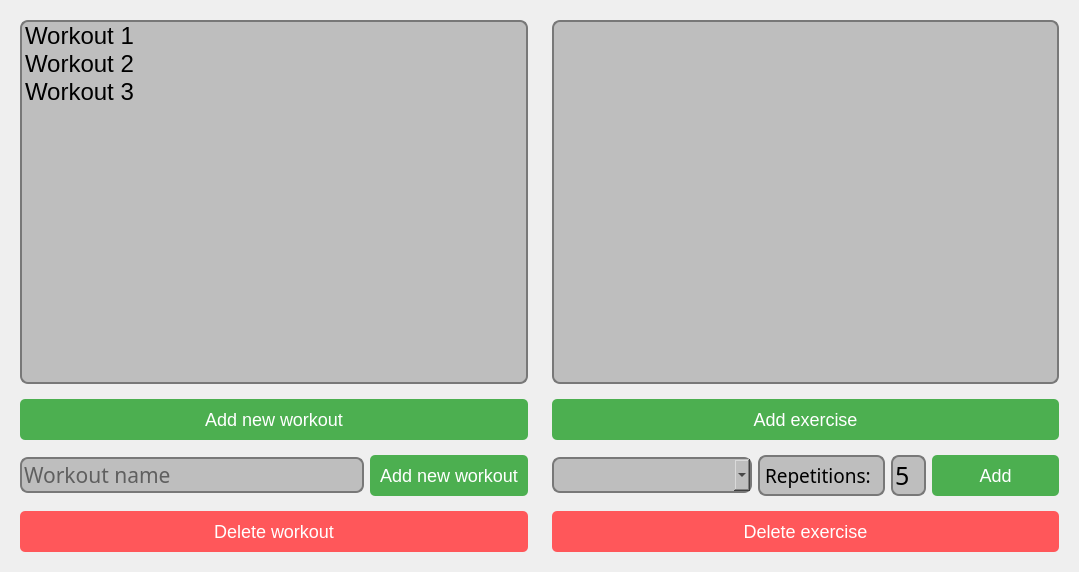
<?xml version="1.0" encoding="UTF-8"?>
<ui version="4.0">
 <class>Form</class>
 <widget class="QWidget" name="Form">
  <property name="geometry">
   <rect>
    <x>0</x>
    <y>0</y>
    <width>1079</width>
    <height>572</height>
   </rect>
  </property>
  <property name="windowTitle">
   <string>Form</string>
  </property>
  <layout class="QHBoxLayout" name="horizontalLayout">
   <item>
    <widget class="QWidget" name="widget_left" native="true">
     <layout class="QVBoxLayout" name="verticalLayout_3">
      <item>
       <widget class="QListWidget" name="list_workouts">
        <property name="font">
         <font>
          <pointsize>18</pointsize>
         </font>
        </property>
        <property name="styleSheet">
         <string notr="true">background-color: rgb(190, 190, 190);
border: 2px solid rgb(120, 120, 120);
border-radius: 8px;
 </string>
        </property>
        <item>
         <property name="text">
          <string>Workout 1</string>
         </property>
        </item>
        <item>
         <property name="text">
          <string>Workout 2</string>
         </property>
        </item>
        <item>
         <property name="text">
          <string>Workout 3</string>
         </property>
        </item>
       </widget>
      </item>
      <item>
       <widget class="QWidget" name="new_workout_widget_2" native="true">
        <property name="minimumSize">
         <size>
          <width>0</width>
          <height>50</height>
         </size>
        </property>
        <layout class="QHBoxLayout" name="horizontalLayout_6">
         <property name="leftMargin">
          <number>0</number>
         </property>
         <property name="rightMargin">
          <number>0</number>
         </property>
         <property name="bottomMargin">
          <number>0</number>
         </property>
         <item>
          <widget class="QPushButton" name="add_workout_button_2">
           <property name="font">
            <font>
             <pointsize>-1</pointsize>
            </font>
           </property>
           <property name="styleSheet">
            <string notr="true">QPushButton {
                padding: 10px;
                font-size: 18px;
                color: #ffffff;
                background-color: #4CAF50;
                border: none;
                border-radius: 5px;
            }
            QPushButton:hover {
                background-color: #45a049;
            }
            QPushButton:pressed {
                background-color: #388e3c;
            }</string>
           </property>
           <property name="text">
            <string>Add new workout</string>
           </property>
          </widget>
         </item>
        </layout>
       </widget>
      </item>
      <item>
       <widget class="QWidget" name="new_workout_widget" native="true">
        <property name="minimumSize">
         <size>
          <width>0</width>
          <height>50</height>
         </size>
        </property>
        <layout class="QHBoxLayout" name="horizontalLayout_4">
         <property name="leftMargin">
          <number>0</number>
         </property>
         <property name="rightMargin">
          <number>0</number>
         </property>
         <item>
          <widget class="QLineEdit" name="workout_name_line">
           <property name="font">
            <font>
             <family>Segoe UI Light</family>
             <pointsize>16</pointsize>
            </font>
           </property>
           <property name="styleSheet">
            <string notr="true">background-color: rgb(190, 190, 190);
border: 2px solid rgb(120, 120, 120);
border-radius: 8px;
 </string>
           </property>
           <property name="placeholderText">
            <string>Workout name</string>
           </property>
          </widget>
         </item>
         <item>
          <widget class="QPushButton" name="add_workout_button">
           <property name="font">
            <font>
             <pointsize>-1</pointsize>
            </font>
           </property>
           <property name="styleSheet">
            <string notr="true">QPushButton {
                padding: 10px;
                font-size: 18px;
                color: #ffffff;
                background-color: #4CAF50;
                border: none;
                border-radius: 5px;
            }
            QPushButton:hover {
                background-color: #45a049;
            }
            QPushButton:pressed {
                background-color: #388e3c;
            }</string>
           </property>
           <property name="text">
            <string>Add new workout</string>
           </property>
          </widget>
         </item>
        </layout>
       </widget>
      </item>
      <item>
       <widget class="QPushButton" name="delete_workout_button">
        <property name="font">
         <font>
          <pointsize>-1</pointsize>
         </font>
        </property>
        <property name="styleSheet">
         <string notr="true">QPushButton {
    padding: 10px;
    font-size: 18px;
    color: #ffffff;
    background-color: rgb(255, 87, 90);
    border: none;
    border-radius: 5px;
}
QPushButton:hover {
    background-color: #e53935; 
}
QPushButton:pressed {
    background-color: #d32f2f; 
}
</string>
        </property>
        <property name="text">
         <string>Delete workout</string>
        </property>
       </widget>
      </item>
     </layout>
    </widget>
   </item>
   <item>
    <widget class="QWidget" name="widget_right" native="true">
     <layout class="QVBoxLayout" name="verticalLayout_4">
      <item>
       <widget class="QListWidget" name="list_workout_exercises">
        <property name="font">
         <font>
          <family>Segoe UI Light</family>
          <pointsize>18</pointsize>
         </font>
        </property>
        <property name="styleSheet">
         <string notr="true">background-color: rgb(190, 190, 190);
border: 2px solid rgb(120, 120, 120);
border-radius: 8px;
 </string>
        </property>
       </widget>
      </item>
      <item>
       <widget class="QWidget" name="new_exercise_widget_2" native="true">
        <property name="minimumSize">
         <size>
          <width>0</width>
          <height>50</height>
         </size>
        </property>
        <layout class="QHBoxLayout" name="horizontalLayout_5">
         <property name="leftMargin">
          <number>0</number>
         </property>
         <property name="rightMargin">
          <number>0</number>
         </property>
         <property name="bottomMargin">
          <number>0</number>
         </property>
         <item>
          <widget class="QPushButton" name="add_workout_exercise_button_2">
           <property name="font">
            <font>
             <pointsize>-1</pointsize>
            </font>
           </property>
           <property name="styleSheet">
            <string notr="true">QPushButton {
                padding: 10px;
                font-size: 18px;
                color: #ffffff;
                background-color: #4CAF50;
                border: none;
                border-radius: 5px;
            }
            QPushButton:hover {
                background-color: #45a049;
            }
            QPushButton:pressed {
                background-color: #388e3c;
            }</string>
           </property>
           <property name="text">
            <string>Add exercise</string>
           </property>
          </widget>
         </item>
        </layout>
       </widget>
      </item>
      <item>
       <widget class="QWidget" name="new_exercise_widget" native="true">
        <property name="minimumSize">
         <size>
          <width>0</width>
          <height>50</height>
         </size>
        </property>
        <layout class="QHBoxLayout" name="horizontalLayout_3">
         <property name="leftMargin">
          <number>0</number>
         </property>
         <property name="rightMargin">
          <number>0</number>
         </property>
         <item>
          <widget class="QComboBox" name="exercises_box">
           <property name="minimumSize">
            <size>
             <width>200</width>
             <height>0</height>
            </size>
           </property>
           <property name="font">
            <font>
             <family>Segoe UI Light</family>
             <pointsize>16</pointsize>
            </font>
           </property>
           <property name="styleSheet">
            <string notr="true">background-color: rgb(190, 190, 190);
border: 2px solid rgb(120, 120, 120);
border-radius: 8px;
 </string>
           </property>
          </widget>
         </item>
         <item>
          <widget class="QLabel" name="label">
           <property name="font">
            <font>
             <family>Segoe UI Light</family>
             <pointsize>14</pointsize>
            </font>
           </property>
           <property name="styleSheet">
            <string notr="true">background-color: rgb(190, 190, 190);
border: 2px solid rgb(120, 120, 120);
border-radius: 8px;
 </string>
           </property>
           <property name="text">
            <string>Repetitions:</string>
           </property>
          </widget>
         </item>
         <item>
          <widget class="QSpinBox" name="rep_box">
           <property name="maximumSize">
            <size>
             <width>35</width>
             <height>55</height>
            </size>
           </property>
           <property name="font">
            <font>
             <family>Segoe UI Light</family>
             <pointsize>19</pointsize>
            </font>
           </property>
           <property name="styleSheet">
            <string notr="true">background-color: rgb(190, 190, 190);
border: 2px solid rgb(120, 120, 120);
border-radius: 8px;
 </string>
           </property>
           <property name="wrapping">
            <bool>false</bool>
           </property>
           <property name="buttonSymbols">
            <enum>QAbstractSpinBox::NoButtons</enum>
           </property>
           <property name="prefix">
            <string/>
           </property>
           <property name="minimum">
            <number>1</number>
           </property>
           <property name="maximum">
            <number>20</number>
           </property>
           <property name="value">
            <number>5</number>
           </property>
          </widget>
         </item>
         <item>
          <widget class="QPushButton" name="add_workout_exercise_button">
           <property name="font">
            <font>
             <pointsize>-1</pointsize>
            </font>
           </property>
           <property name="styleSheet">
            <string notr="true">QPushButton {
                padding: 10px;
                font-size: 18px;
                color: #ffffff;
                background-color: #4CAF50;
                border: none;
                border-radius: 5px;
            }
            QPushButton:hover {
                background-color: #45a049;
            }
            QPushButton:pressed {
                background-color: #388e3c;
            }</string>
           </property>
           <property name="text">
            <string>Add</string>
           </property>
          </widget>
         </item>
        </layout>
       </widget>
      </item>
      <item>
       <widget class="QPushButton" name="delete_exercise_button">
        <property name="font">
         <font>
          <pointsize>-1</pointsize>
         </font>
        </property>
        <property name="styleSheet">
         <string notr="true">QPushButton {
    padding: 10px;
    font-size: 18px;
    color: #ffffff;
    background-color: rgb(255, 87, 90);
    border: none;
    border-radius: 5px;
}
QPushButton:hover {
    background-color: #e53935; 
}
QPushButton:pressed {
    background-color: #d32f2f; 
}
</string>
        </property>
        <property name="text">
         <string>Delete exercise</string>
        </property>
       </widget>
      </item>
     </layout>
    </widget>
   </item>
  </layout>
 </widget>
 <tabstops>
  <tabstop>add_workout_button</tabstop>
  <tabstop>delete_workout_button</tabstop>
  <tabstop>list_workout_exercises</tabstop>
  <tabstop>delete_exercise_button</tabstop>
  <tabstop>add_workout_button_2</tabstop>
  <tabstop>workout_name_line</tabstop>
  <tabstop>list_workouts</tabstop>
  <tabstop>add_workout_exercise_button_2</tabstop>
  <tabstop>exercises_box</tabstop>
  <tabstop>rep_box</tabstop>
  <tabstop>add_workout_exercise_button</tabstop>
 </tabstops>
 <resources/>
 <connections/>
</ui>
